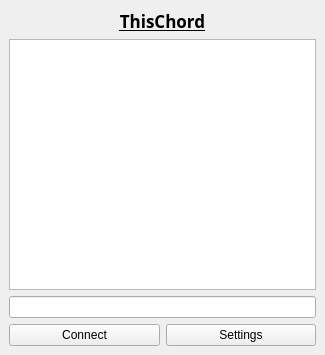
<?xml version="1.0" encoding="UTF-8"?>
<ui version="4.0">
 <class>MainWindow</class>
 <widget class="QMainWindow" name="MainWindow">
  <property name="geometry">
   <rect>
    <x>0</x>
    <y>0</y>
    <width>325</width>
    <height>355</height>
   </rect>
  </property>
  <property name="windowTitle">
   <string>MainWindow</string>
  </property>
  <widget class="QWidget" name="centralwidget">
   <layout class="QVBoxLayout" name="verticalLayout_2">
    <item>
     <widget class="QLabel" name="ThisChord">
      <property name="font">
       <font>
        <family>Noto Serif Hebrew Thin</family>
        <pointsize>13</pointsize>
        <bold>true</bold>
        <underline>true</underline>
       </font>
      </property>
      <property name="text">
       <string>ThisChord</string>
      </property>
      <property name="alignment">
       <set>Qt::AlignmentFlag::AlignCenter</set>
      </property>
     </widget>
    </item>
    <item>
     <layout class="QVBoxLayout" name="verticalLayout">
      <item>
       <widget class="QTextEdit" name="chatBox"/>
      </item>
      <item>
       <widget class="QLineEdit" name="messagetxt"/>
      </item>
     </layout>
    </item>
    <item>
     <layout class="QHBoxLayout" name="horizontalLayout">
      <item>
       <widget class="QPushButton" name="connectButton">
        <property name="text">
         <string>Connect</string>
        </property>
       </widget>
      </item>
      <item>
       <widget class="QPushButton" name="Settings">
        <property name="text">
         <string>Settings</string>
        </property>
       </widget>
      </item>
     </layout>
    </item>
   </layout>
  </widget>
 </widget>
 <resources/>
 <connections/>
</ui>
